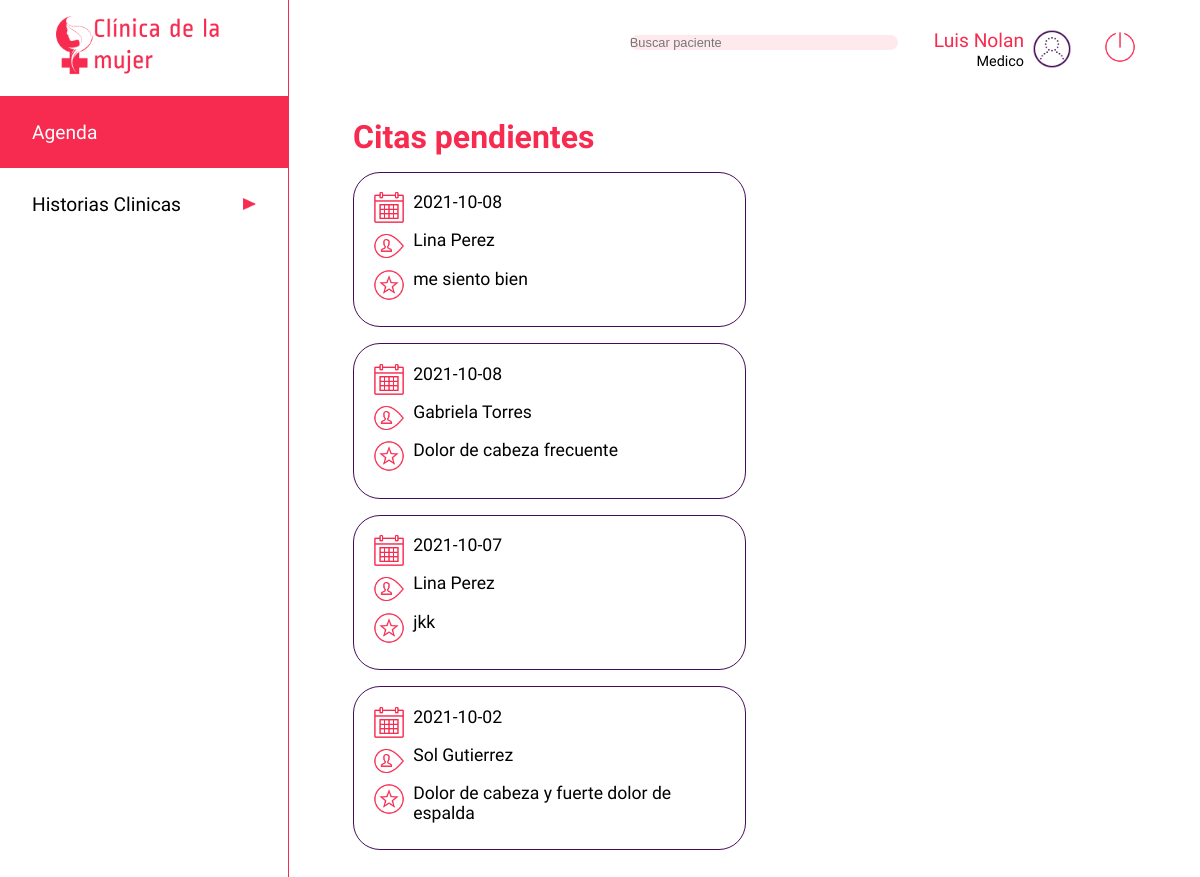
Page /agenda/1048484611 (signed in) on the committed database.
### app.py (models this page shows, shortened)
class users(db.Model):
    __tablename__ = 'users'
    cedula = db.Column(db.Integer, primary_key=True)
    nombre=db.Column(db.String)
    apellido=db.Column(db.String)
    nacimiento=db.Column(db.String)
    eps=db.Column(db.String)
    email=db.Column(db.String, unique=True)
    telefono=db.Column(db.Integer)
    dir=db.Column(db.String)
    ciudad=db.Column(db.String)
    password=db.Column(db.String)
    rol =db.Column(db.String)
    especialidad = db.Column(db.String)
    estado = db.Column(db.Boolean)

class citas(db.Model):
    __tablename__ = 'citas'
    cita_id=db.Column(db.Integer, primary_key=True)
    medico_id = db.Column(db.Integer, nullable=False)
    paciente_id = db.Column(db.Integer, nullable=False)
    fecha = db.Column(db.String)
    motivo = db.Column(db.String(500))
    estado = db.Column(db.Boolean)
    hora_atencion = db.Column(db.String)
    sintomas = db.Column(db.String)
    diagnostico = db.Column(db.String)
    anotaciones = db.Column(db.String)
    calificacion = db.Column(db.Integer)
    calificacion_obs = db.Column(db.String)

### app.py (the view)
@app.route('/agenda/<cedulam>', methods=['GET'])
def agenda_medicov(cedulam):
    if 'usuarioIngresado' in session:
        usuario = users.query.filter_by(cedula=int(session['usuarioIngresado'])).first()
        lcita = citas.query.filter_by(medico_id=cedulam)
        pacientes = users.query.filter_by(rol='paciente')
        return render('agendamedico.html',row=usuario, listacitas=lcita, listapacientes=pacientes)
    else:
        return render('acceso-denegado.html')

### templates/agendamedico.html (shortened to what this page needs)
<!DOCTYPE html>
<html lang="es">
<head>
    <link rel="stylesheet" type="text/css" href="{{ url_for('static', filename='css/style.css')}}">
</head>
<body>
    <header class="header">
        <img src="{{ url_for('static', filename='images/iconoclinica.png')}}" class="logo" alt="Clinica de la mujer">
        <nav>
            <ul class="menu">
                <li class="menuitems"><a href="/agenda/{{row ['cedula']}}" class="menuselect"><span>Agenda</span><img src="{{ url_for('static', filename='images/triangulo.png')}}" class="flecha" alt=""></a></li>
                <li class="menuitems"><a href="/medico/historia-clinica/{{row ['cedula']}}" class="menulink"><span>Historias Clinicas</span><img src="{{ url_for('static', filename='images/triangulo.png')}}" class="flecha" alt=""></a></li>
            </ul>
        </nav>
    </header>
    <main class="main">
        <div class="searchuser">
            <div>
                <input type="search" class="search" placeholder="Buscar paciente">
                <div class="perfil">
                    <div>
                        <span class="nameuser">{{ row ['nombre'] }} {{ row ['apellido'] }}</span><br>
                        <span class="roluser">Medico</span>
                    </div>
                    <img src="{{ url_for('static', filename='images/test_account_100px.png')}}" class="profile" alt="">
                    <a href="/logout" type="button" class="btn"><img src="{{ url_for('static', filename='images/off.png')}}" class="logout" alt="Cerrar sesion"></a>
                </div>
            </div>
        </div>
        <div class="cuerpo">
            <h1 class="titulo"><span style="color:#F72B50">Citas pendientes</span></h1>
            {% for data in listacitas %}
            <div class="infocita">
                <div class="diahora">
                    <img src="{{ url_for('static', filename='images/calendar_100px.png')}}" class="calendarwatch" alt=""><span>{{data.fecha}}</span>
                </div>
                <div class="diahora">
                    <img src="{{ url_for('static', filename='images/username_100px.png')}}" class="calendarwatch" alt="">
                    {% for t in listapacientes %}
                        {% if t.cedula == data.paciente_id %}
                            <span>{{ t.nombre }} {{ t.apellido }}</span>
                        {% endif %}
                    {% endfor %}
                </div>
                <div class="diahora">
                    <img src="{{ url_for('static', filename='images/rating_circled_pink_100px.png')}}" class="calendarwatch" alt=""><span>{{data.motivo}}</span>
                </div>
            </div>
            {% endfor %}
            </div>
    </main>
</body>
</html>

### static/css/style.css (style rules this page uses)
* { padding: 0; margin: 0; }
body { display: flex; }
.calendarwatch { height: 2rem; }
.cuerpo { display: flex; flex-direction: row; flex-wrap: wrap; margin-top: 3rem; justify-content:space-between; }
.diahora { display: flex; padding-bottom: 0.4rem; width: 100%; vertical-align:middle; }
.diahora span { margin-left: 0.5rem; }
.flecha { width: 0.8rem; height: 0.8rem; }
.perfil { display: inline-flex; align-items: center; text-align: right; margin-left: 2rem; justify-content: flex-end; }
.header { margin:0; display: inline-block; width: 18rem; height: 100vh; justify-content: center; }
.infocita { display: flex; flex-direction: row; flex-wrap: wrap; border: 0.1rem solid #450B5A; border-radius: 1.6875rem; padding: 1.2rem; font-family: 'Average Sans', sans-serif; font-size: 1.1rem; width: 45%; margin-bottom: 1rem; align-items: center; }
.logo { display: block; height: 4rem; margin: auto; padding: 1rem; }
.main { width: calc(100% - 18rem); padding: 1.8rem 4rem; border-left: 0.1rem solid #F72B50; }
.menu { font-family: 'Average Sans', sans-serif; list-style: none; color: black; }
.menulink { display: inline-flex; font-size: 1.2rem; width: 14rem; height: 1.5rem; padding: 1.5rem 2rem; text-decoration: none; color: black; background-color: white; justify-content: space-between; align-items: center; margin: 0; }
.menuselect { display: inline-flex; font-size: 1.2rem; width: 14rem; height: 1.5rem; padding: 1.5rem 2rem; text-decoration: none; color: black; background-color: #F72B50; color: white; justify-content: space-between; align-items: center; margin: 0; }
.nameuser { font-family: 'Ropa Sans', sans-serif; font-size: 1.2rem; color: #F72B50; }
.roluser { font-family: 'Ropa Sans', sans-serif; font-size: 0.9rem; }
.profile { height: 2.5rem; margin-left: 0.5rem; }
.logout { height: 2rem; margin-left: 2rem; }
.search { width: 16.75rem; background: #FEEAED; border: none; font-size: 0.8rem; color: black; border-radius: 1.6875rem; outline: none; }
.searchuser { width: 100%; display: flex; vertical-align: middle; justify-content: flex-end; }
.titulo { font-size: 2rem; width: 100%; font-family: 'Ropa Sans', sans-serif; margin-bottom: 1rem; }

### rows in the picture
users: nombre "Luis", apellido "Nolan"
citas: fecha "2021-10-08", motivo "me siento bien"
users: nombre "Lina", apellido "Perez"
citas: fecha "2021-10-08", motivo "Dolor de cabeza frecuente"
users: nombre "Gabriela", apellido "Torres"
citas: fecha "2021-10-07", motivo "jkk"
citas: fecha "2021-10-02", motivo "Dolor de cabeza y fuerte dolor de espalda"
users: nombre "Sol", apellido "Gutierrez"
